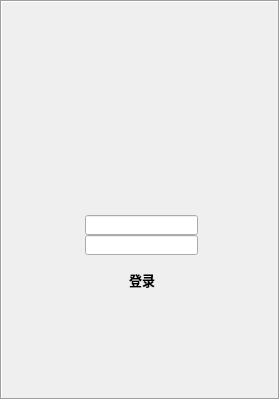
<?xml version="1.0" encoding="UTF-8"?>
<ui version="4.0">
 <class>LoginDialog</class>
 <widget class="QDialog" name="LoginDialog">
  <property name="geometry">
   <rect>
    <x>0</x>
    <y>0</y>
    <width>280</width>
    <height>400</height>
   </rect>
  </property>
  <property name="windowTitle">
   <string>微 信 客 户 端</string>
  </property>
  <widget class="QLabel" name="label">
   <property name="geometry">
    <rect>
     <x>0</x>
     <y>0</y>
     <width>280</width>
     <height>400</height>
    </rect>
   </property>
   <property name="frameShape">
    <enum>QFrame::Box</enum>
   </property>
   <property name="frameShadow">
    <enum>QFrame::Sunken</enum>
   </property>
   <property name="text">
    <string/>
   </property>
   <property name="pixmap">
    <pixmap>../../微信/img/login.jpg</pixmap>
   </property>
  </widget>
  <widget class="QPushButton" name="loginPushButton">
   <property name="geometry">
    <rect>
     <x>36</x>
     <y>258</y>
     <width>212</width>
     <height>43</height>
    </rect>
   </property>
   <property name="font">
    <font>
     <family>微软雅黑</family>
     <pointsize>10</pointsize>
     <weight>75</weight>
     <bold>true</bold>
    </font>
   </property>
   <property name="text">
    <string>登录</string>
   </property>
   <property name="flat">
    <bool>true</bool>
   </property>
  </widget>
  <widget class="QLineEdit" name="usrLineEdit">
   <property name="geometry">
    <rect>
     <x>85</x>
     <y>215</y>
     <width>113</width>
     <height>20</height>
    </rect>
   </property>
   <property name="font">
    <font>
     <family>微软雅黑</family>
     <pointsize>10</pointsize>
    </font>
   </property>
   <property name="text">
    <string/>
   </property>
   <property name="alignment">
    <set>Qt::AlignCenter</set>
   </property>
  </widget>
  <widget class="QLineEdit" name="pwdLineEdit">
   <property name="geometry">
    <rect>
     <x>85</x>
     <y>235</y>
     <width>113</width>
     <height>20</height>
    </rect>
   </property>
   <property name="echoMode">
    <enum>QLineEdit::Password</enum>
   </property>
   <property name="alignment">
    <set>Qt::AlignCenter</set>
   </property>
  </widget>
 </widget>
 <resources/>
 <connections/>
</ui>
